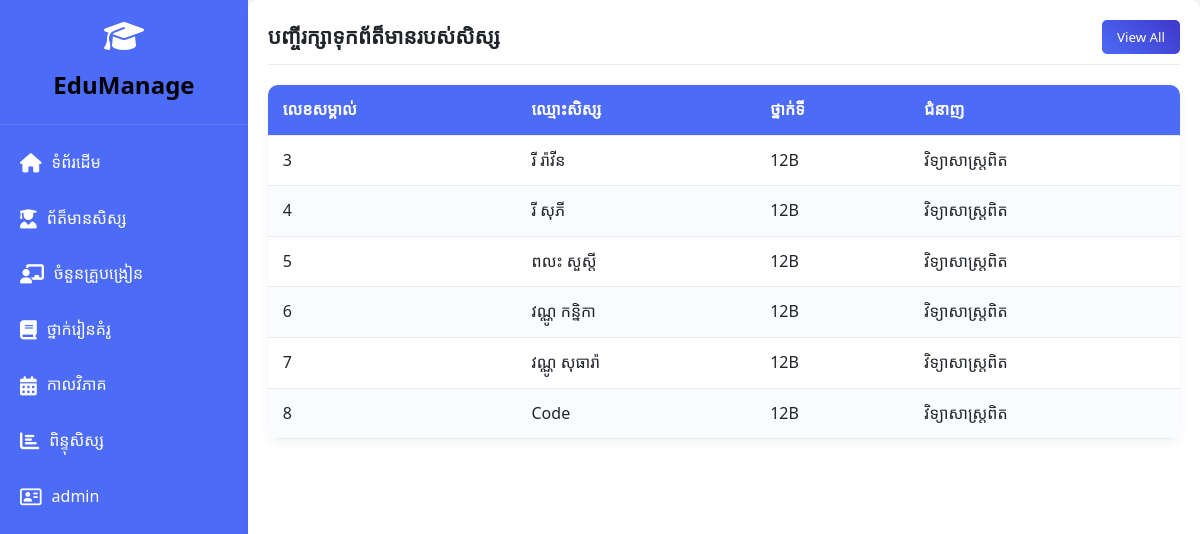
Screenshot of /stusent/ with the database file from the repository.
### myapp/models.py (models this page shows, shortened)
class Student(models.Model):
    student_id = models.CharField(max_length=10, unique=True)
    name = models.CharField(max_length=100)
    grade = models.CharField(max_length=50, null=True, blank=True)
    student_majar = models.CharField(max_length=100, default="", blank=True)

### myapp/views.py (the view)
# urls.py: path("stusent/", views.student, name='student'),
def student(request):
    students = Student.objects.all()
    return render(request, 'myapp/student.html', {'students': students})

### myapp/templates/myapp/student.html (shortened to what this page needs)
{% extends 'base.html' %}
{% load static %}
{% block content %}
<div class="content-section">
    <div class="section-header">
        <h2>បញ្ចីរក្សាទុកព័ត៏មានរបស់សិស្ស</h2>
        <button class="btn btn-primary">View All</button>
    </div>
    <table>
        <thead>
            <tr>
                <th>លេខសម្គាល់</th>
                <th>ឈ្មោះសិស្ស</th>
                <th>ថ្នាក់ទី</th>
                <th>ជំនាញ</th>
            </tr>
        </thead>
      <tbody>
    {% for i in students %}
    <tr>
        <td>{{ i.id }}</td>
        <td>{{ i.name }}</td>
        <td>{{ i.grade}}</td>
        <td>{{ i.student_majar }}</td>
    </tr>
    {% endfor %}
</tbody>
    </table>
</div>
{% endblock %}

### myapp/templates/base.html (shortened to what this page needs)
{% load static %}
<!DOCTYPE html>
<html lang="en">
<head>
     <link rel="stylesheet" href="https://cdnjs.cloudflare.com/ajax/libs/font-awesome/6.4.0/css/all.min.css">
    <link rel="stylesheet" href="{% static 'Css/style.css' %}">
</head>
<body>
     <div class="container">
        <div class="sidebar">
            <div class="logo">
                <i class="fas fa-graduation-cap fa-2x"></i>
                <h2>EduManage</h2>
            </div>
            <div class="menu">
                <div class="menu-item active">
                    <i class="fas fa-home"></i>
                   <a href="{% url 'home' %}"><span>ទំព័រដេីម</span></a>
                </div>
                <div class="menu-item">
                    <i class="fas fa-user-graduate"></i>
                    <a href="{% url 'student' %}"><span>ព័ត៏មានសិស្ស</span></a>
                </div>
                <div class="menu-item">
                    <i class="fas fa-chalkboard-teacher"></i>
                    <a href="{% url 'teacher_list'%}"><span>ចំនួនគ្រួបង្រៀន</span></a>
                </div>
                <div class="menu-item">
                    <i class="fas fa-book"></i>
                    <a href="{% url 'classgood' %}"><span>ថ្នាក់រៀនគំរូ</span></a>
                </div>
                <div class="menu-item">
                    <i class="fas fa-calendar-alt"></i>
                    <a href=" {% url 'schedule' %} "><span>កាលវិភាគ</span></a>
                </div>
                <div class="menu-item">
                    <i class="fas fa-chart-bar"></i>
                   <a href="{% url 'score' %}"> <span>ពិន្ទុសិស្ស</span></a>
                 </div>
                 <div class="menu-item">
                    <i class="far fa-address-card"></i>
                    <a href=" {% url 'User' %} "><span>admin</span></a>
                </div>
            </div>
        </div>
        {% block content %}
        {% endblock  %}
</body>
</html>

### myapp/static/Css/style.css (style rules this page uses)
:root { --primary: #4c6bf6; --secondary: #3f37c9; --success: #4cc9f0; --info: #4895ef; --warning: #f72585; --danger: #e63946; --light: #f8f9fa; --dark: #212529; --gray: #6c757d; --light-gray: #e9ecef; }
* { margin: 0; padding: 0; box-sizing: border-box; font-family: 'Segoe UI', Tahoma, Geneva, Verdana, sans-serif; }
body { background-color: #f5f7fb; color: var(--dark); line-height: 1.6; }
.container { display: flex; min-height: 100vh; background-color:whitesmoke; }
.sidebar { width: 250px; background: var(--primary); color: white; transition: all 0.3s ease; }
.logo { padding: 20px; text-align: center; border-bottom: 1px solid rgba(255, 255, 255, 0.1); }
.logo h2 { font-size: 1.5rem; margin-top: 10px; }
.menu { padding: 10px 0; }
.menu-item { padding: 15px 20px; display: flex; align-items: center; cursor: pointer; transition: all 0.3s; }
.menu-item i { margin-right: 10px; font-size: 1.2rem; }
.content-section { background: white; border-radius: 10px; padding: 20px; box-shadow: 0 4px 10px rgba(0, 0, 0, 0.05); margin-bottom: 30px; }
.section-header { display: flex; justify-content: space-between; align-items: center; margin-bottom: 20px; padding-bottom: 10px; border-bottom: 1px solid var(--light-gray); }
.section-header h2 { font-size: 1.3rem; color: var(--dark); }
.btn { padding: 8px 15px; border-radius: 5px; border: none; cursor: pointer; font-weight: 500; transition: all 0.3s; }
.btn-primary { background: linear-gradient(45deg, var(--primary), var(--secondary)); color: white; box-shadow: white }
table { width: 100%; border-collapse: separate; border-spacing: 0; border-radius: 10px; overflow: hidden; box-shadow: 0 4px 12px rgba(0,0,0,0.05); }
table th, table td { padding: 12px 15px; text-align: left; border-bottom: 1px solid var(--light-gray); }
table th { background: var(--primary); color: white; font-weight: 600; }
table td { background: white; }
table tr:nth-child(even) td { background: #f9fbff; }
table tr { transition: background 0.3s ease, transform 0.2s ease; }
a { color: white; text-decoration: none; }
.content-section { margin: 0 auto; width: 80%; }
h2 { color: black; }

### myapp/templates/myapp/student.html (style rules this page uses)
.content-section { margin: 0 auto; width: 80%; }

### rows the page displays
Student: id "3", name "រី រ៉ាវីន", grade "12B", student_majar "វិទ្យាសាស្រ្តពិត"
Student: id "4", name "រី សុភី", grade "12B", student_majar "វិទ្យាសាស្រ្តពិត"
Student: id "5", name "ពលះ សួស្តី", grade "12B", student_majar "វិទ្យាសាស្រ្តពិត"
Student: id "6", name "វណ្ណូ កន្និកា", grade "12B", student_majar "វិទ្យាសាស្រ្តពិត"
Student: id "7", name "វណ្ណូ សុធារ៉ា", grade "12B", student_majar "វិទ្យាសាស្រ្តពិត"
Student: id "8", name "Code", grade "12B", student_majar "វិទ្យាសាស្រ្តពិត"
